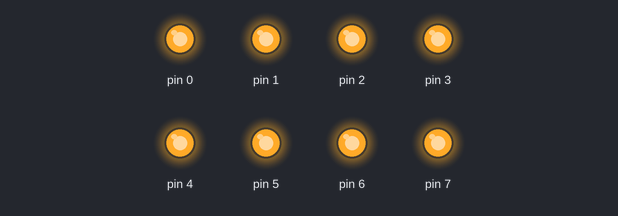
Bench run of a sketch on a simulated Arduino Uno, built with avr-gcc and run on an emulated ATmega328P. Parts: output pins drawn as LEDs (lit = HIGH).

Above: at 0.5 s.
At 4.85 s:
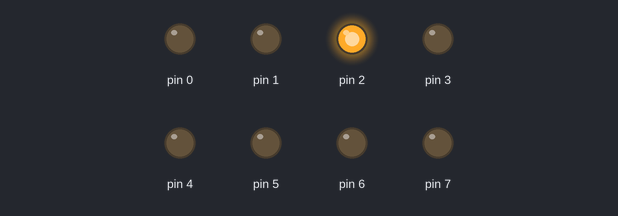
At 5.05 s:
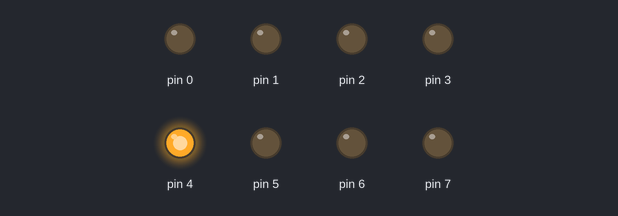
At 5.35 s:
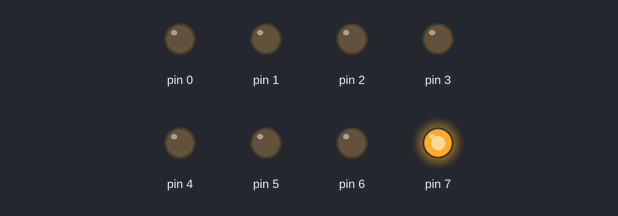
At 9.2 s:
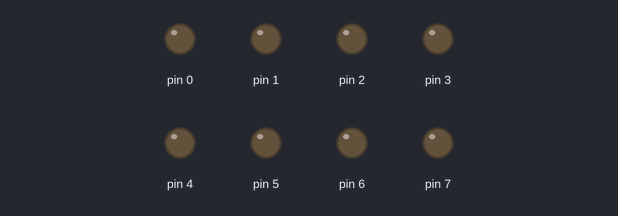
At 10.75 s:
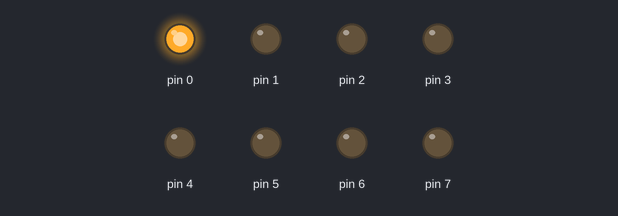
Timing chart, 0 to 14.0 s (numbered marks = the images above):
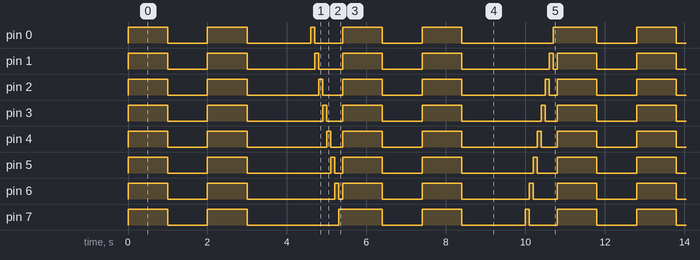

The sketch:

Check_point_2.ino
```cpp
byte data = B00000001;
byte shift = 0;
byte max = 8;
void setup() { // 將 Digital Pin 0-7 設定為

DDRD = B11111111;
}
void led_0(){
  PORTD=B11111111;
  delay(1000);

}
void led_1(){
  PORTD=B00000000;
  delay(1000);

}
void led_l(){
PORTD = B00000000; //關閉全部 LED
delay(100);
data=B00000001;
for(byte i=0; i<8; i++) {
PORTD = data;
delay(100);
data=data<<1; //左旋轉
}
}
void led_r(){
PORTD = B00000000;
delay(100);
data = B10000000;
for(byte i=0; i<8; i++){
PORTD = data;
delay(100);
data=data>>1; // 右旋轉
}
}
void loop() {
led_0();
led_1();
led_0();
led_1();
delay(500);
led_l();
led_0();
led_1();
led_0();
led_1();
delay(500);
led_r();
}
```

Measured:
- by itself, pin 0: repeats every 10.8 s: LOW 1.0 s, HIGH 1.0 s, LOW 1.6 s, HIGH 0.10 s, LOW 0.70 s, HIGH 1.0 s, LOW 1.0 s, HIGH 1.0 s, LOW 2.3 s, HIGH 1.1 s
- by itself, pin 7: repeats every 10.8 s: LOW 1.0 s, HIGH 1.0 s, LOW 2.3 s, HIGH 1.1 s, LOW 1.0 s, HIGH 1.0 s, LOW 1.6 s, HIGH 0.10 s, LOW 0.70 s, HIGH 1.0 s
- by itself, everything shown: repeats every 10.8 s, in 24 steps
